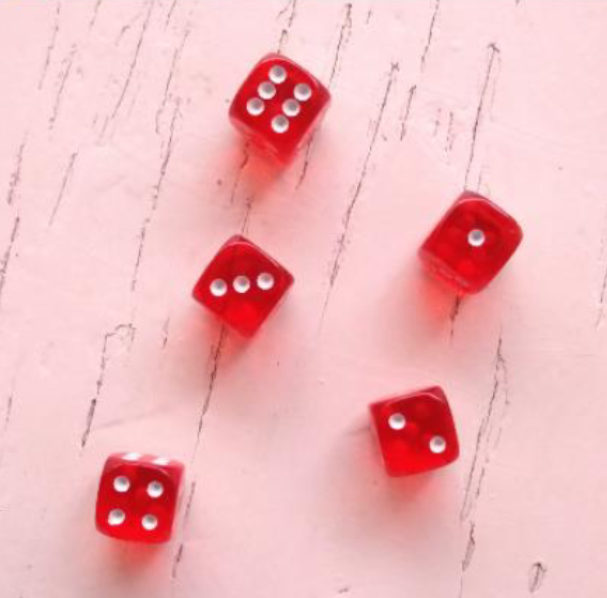
#> input picture trailhead/visao_computacional/img/dados.png, 607 x 598 px
$ jupyter execute 07_identificando_objetos.ipynb   (older library calls are emulated)
#> lines starting #> are read from the running program, lines starting #| are printed output that depends on the picture; after the words box and inside, x2 and y2 are one past the last pixel; in counts of white or black regions, pixels touching at a corner belong together
## Identificando e contando objetos

* Objetivo: Fazer o computador calcular a pontuação dos dados.

É necessário identificar:
1. Onde estão os dados na imagem;
2. Quantos dados foram jogados;
3. Qual é o lado que esta para cima.

Passos:
1. Converter a imagem para escala de cinza;
2. Aplicar blur para retirar o ruído e facilitar a identificação das bordas;
3. Aplicar binarização para obter apenas pixels pretos e brancos;
4. Aplicar um detector de bordas;
5. Contar os contornos externos pra achar a quantidade de dados presentes na imagem.

[cell 1]
import cv2
import mahotas
import numpy as np
import matplotlib.pyplot as plt

[cell 2]
# funcao para facilitar a escrita na imagem
def escreve(img, texto, cor=(255,0,0)):
    fonte = cv2.FONT_HERSHEY_SIMPLEX
    cv2.putText(img, texto, (10, 20), fonte, 0.5, cor, 0, cv2.LINE_AA)

[cell 3]
imgColor = cv2.imread('../img/dados.png')
#> imgColor is the input picture: shape (598, 607, 3); mean B, G, R 188.5, 184.9, 240.5
# conversao para escala de cinza
img = cv2.cvtColor(imgColor, cv2.COLOR_BGR2GRAY)
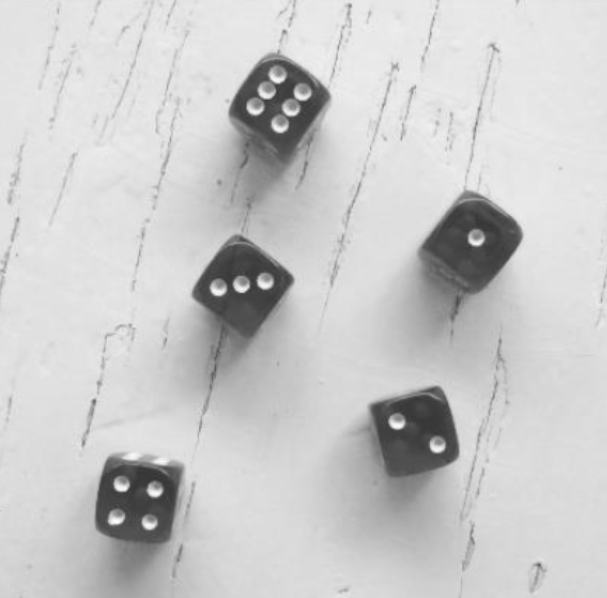
#> img: shape (598, 607); min 51, max 252, mean 201.9
# blur
suave = cv2.blur(img, (9,9))
# binarizacao
T = mahotas.thresholding.otsu(suave)
#> T = 159
bin = suave.copy()
bin[bin > T] = 255
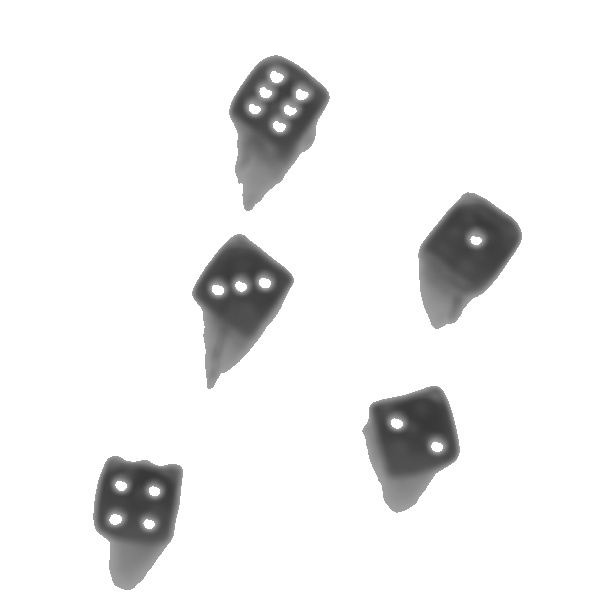
#> bin: shape (598, 607); min 56, max 255, mean 237.4
bin[bin < 255] = 0
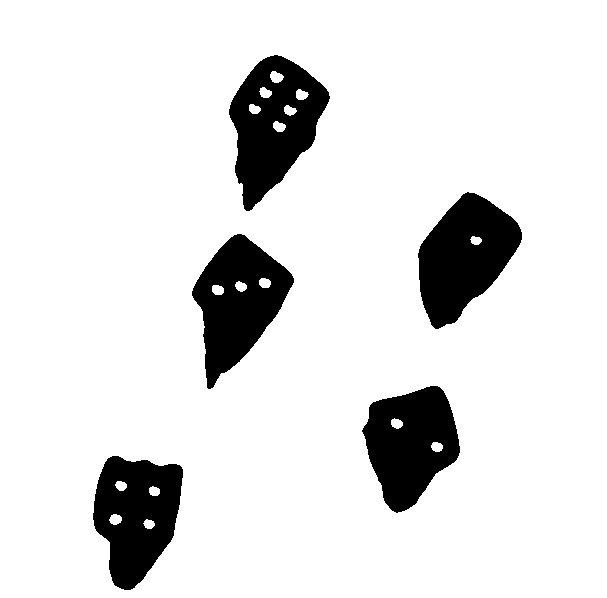
#> bin: shape (598, 607); 88.4% white; 5 black regions, box (x1, y1, x2, y2) and area: (229, 55, 330, 211) 8850, (418, 192, 522, 329) 8673, (192, 234, 294, 389) 8432, (93, 456, 183, 590) 8111, (362, 386, 460, 513) 8105
bin = cv2.bitwise_not(bin)
# canny
bordas = cv2.Canny(bin, 70, 150)
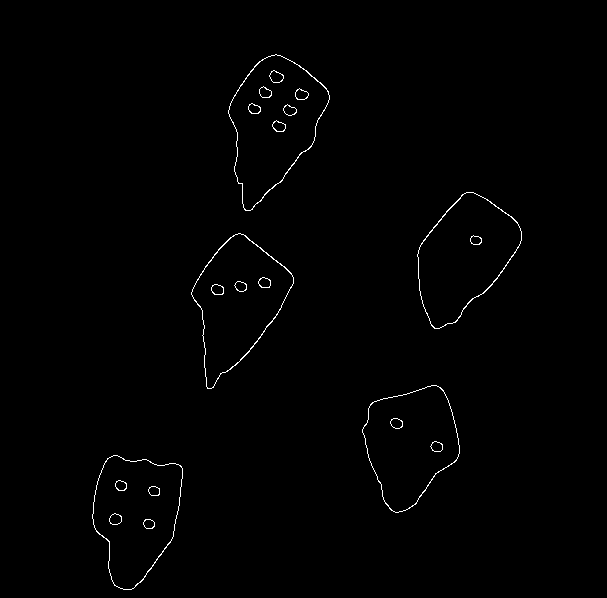
#> bordas: shape (598, 607); 0.72% white in thin lines or dots, all inside (x1, y1, x2, y2) = (92, 54, 522, 590)
# identificacao e contagem dos contornos da imagem
    # cv2.RETR_EXTERNAL: conta os contornos externos
    # lx recebe dados que nao serao utilizados
(objetos, lx) = cv2.findContours(bordas.copy(), cv2.RETR_EXTERNAL, cv2.CHAIN_APPROX_SIMPLE)
#> objetos = 5 contours; box (x1, y1, x2, y2) and area: (228, 54, 330, 211) 9524, (417, 192, 522, 329) 8812, (191, 233, 294, 389) 8801, (92, 455, 183, 590) 8520, (362, 385, 460, 513) 8328; lx = [[1, -1, -1, -1], [2, 0, -1, -1], [3, 1, -1, -1], [4, 2, -1, -1], [-1, 3, -1, -1]]

escreve(img, 'imagem em tons de cinza', 0)
#> in escreve, `cv2.putText(img, texto, (10, 20), fonte, 0.5, cor, 0, cv2.LINE_AA)`:
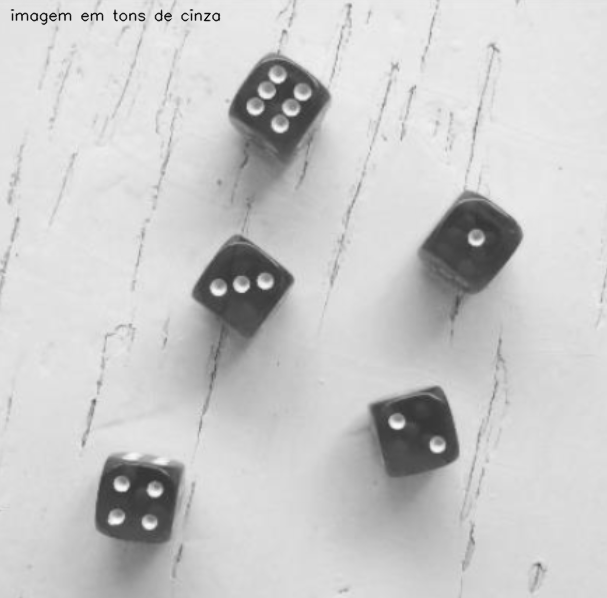
#> img: shape (598, 607); 0.34% of pixels changed, all inside (x1, y1, x2, y2) = (10, 9, 221, 26)
escreve(suave, 'suavizacao com blur', 0)
escreve(bordas, 'detector de bordas canny', 255)
escreve(bin, 'binarizacao com otsu', 255)
#> call 4 of escreve, with texto = 'binarizacao com otsu', cor = 255
#> in escreve (call 4), `cv2.putText(img, texto, (10, 20), fonte, 0.5, cor, 0, cv2.LINE_AA)`:
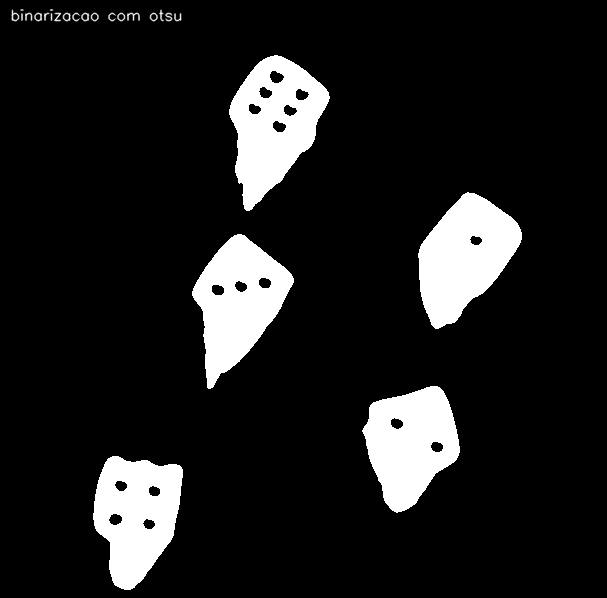
#> img: shape (598, 607); min 0, max 255, mean 29.9

temp = np.vstack([
    np.hstack([img, suave]),
    np.hstack([bin, bordas])
])
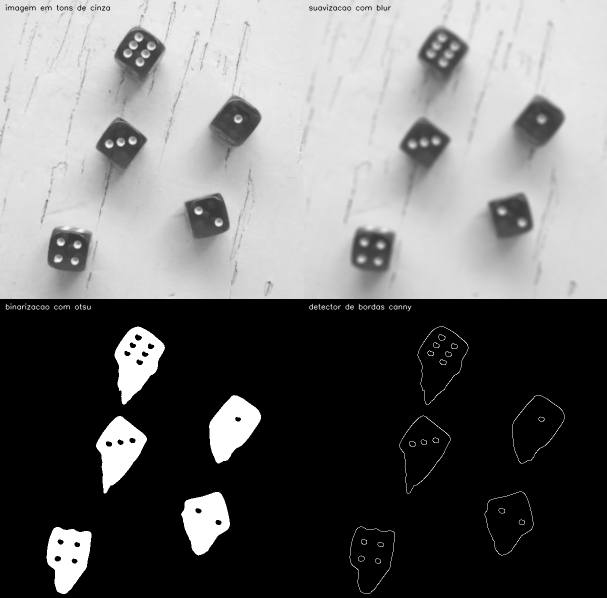
#> temp: shape (1196, 1214) (shown at 1/2 size); min 0, max 255, mean 108.8

cv2.imshow('quantidade de objetos '+str(len(objetos)), temp)
cv2.waitKey(0)

[cell 4]
plt.figure(figsize=(10,10))
print('quantidade de objetos ' + str(len(objetos)))
#| quantidade de objetos 5
plt.subplot(221), plt.imshow(img, cmap='gray')
plt.subplot(222), plt.imshow(suave, cmap='gray')
plt.subplot(223), plt.imshow(bin, cmap='gray')
plt.subplot(224), plt.imshow(bordas, cmap='gray')
plt.show()

[cell 5]
imgC2 = imgColor.copy()
cv2.imshow('imagem original', imgColor)
cv2.waitKey(0)
cv2.drawContours(imgC2, objetos, -1, (255,0,0), 2)
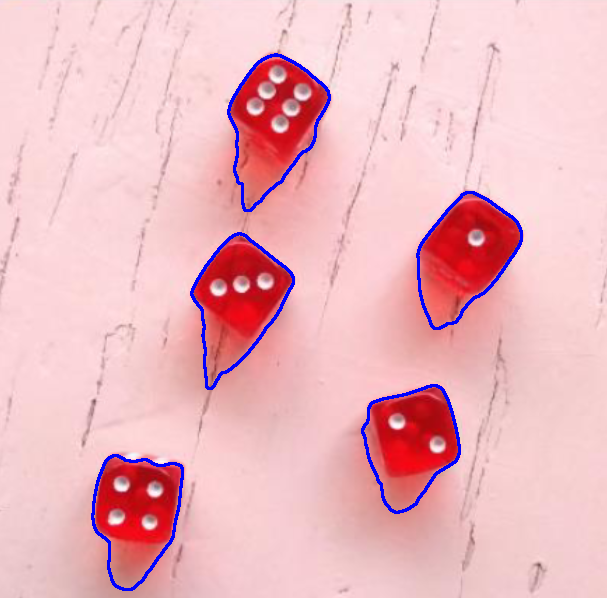
#> imgC2: shape (598, 607, 3); 1.8% of pixels changed, all inside (x1, y1, x2, y2) = (91, 53, 523, 591)
escreve(imgC2, str(len(objetos))+' objetos encontrados!')
cv2.imshow('resultado', imgC2)
cv2.waitKey(0)

[cell 6]
def cvtrgb(img):
    return cv2.cvtColor(img, cv2.COLOR_BGR2RGB)

[cell 7]
plt.figure(figsize=(15,15))
plt.subplot(121), plt.imshow(cvtrgb(imgColor))
plt.subplot(122), plt.imshow(cvtrgb(imgC2))

plt.show()
